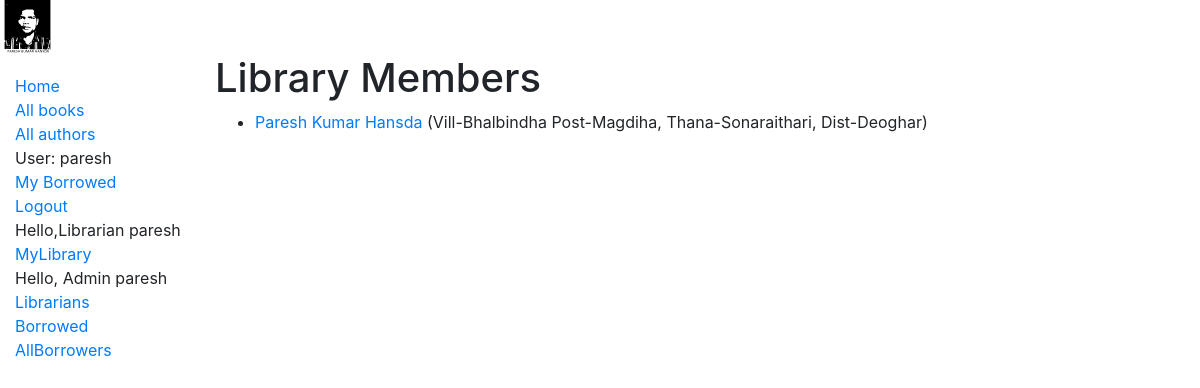
The app's page /catalog/borrowers/ (signed in), older data.
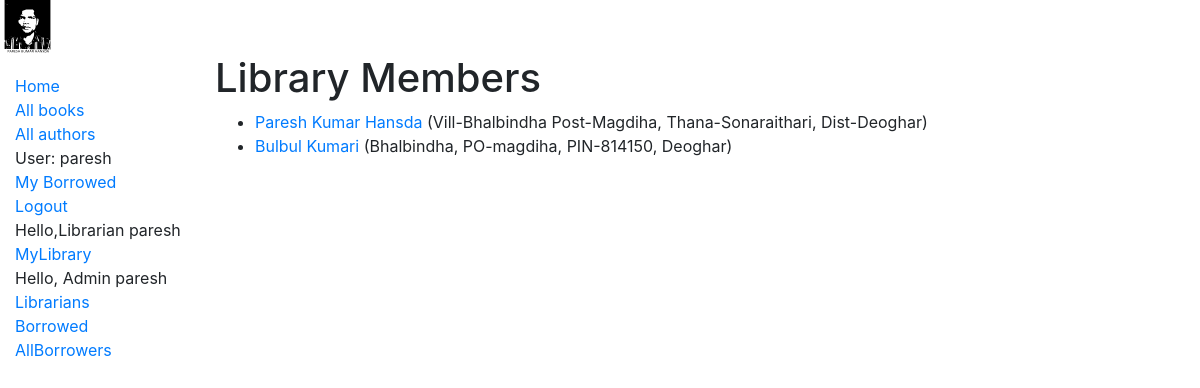
The same page, newer data.
### catalog/models.py (models this page shows, shortened)
class Borrower(models.Model):
    django_id=models.OneToOneField(User, on_delete=models.RESTRICT, null=True, blank=True)
    identy=models.CharField(max_length=200)
    contact_no=models.CharField(max_length=100)
    facebook=models.CharField(max_length=200)
    whatsapp=models.CharField(max_length=200)
    name=models.CharField(max_length=200)
    address=models.CharField(max_length=200)
    def get_absolute_url(self):
        return reverse('borrower-detail', args=[str(self.id)])

### catalog/views.py (the view)
# urls.py: path('borrowers/', views.BorrowerListView.as_view(), name='borrowers'),
class BorrowerListView(UserPassesTestMixin,generic.ListView):
    model = Borrower
    def test_func(self):
        return self.request.user.is_staff

### catalog/templates/catalog/borrower_list.html (shortened to what this page needs)
{% extends "base_generic.html" %}
{% block content %}
  <h1>Library Members</h1>
  {% if object_list %}
  <ul>
    {% for book in object_list %}
      <li>
        <a href="{{book.get_absolute_url}}">{{ book.name }}</a> {% if user.is_staff %} ({{book.address}}) {% endif %}
      </li>
    {% endfor %}
  </ul>
  {% else %}
    <p>There are no member in the library.</p>
  {% endif %}
{% endblock %}

Row changes from the older to the newer data that the page shows:
added Borrower: name "Bulbul Kumari", address "Bhalbindha, PO-magdiha, PIN-814150, Deoghar"
